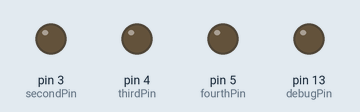
The sketch below on a simulated Arduino Uno, built with avr-gcc and run on an emulated ATmega328P. On the bench: output pins drawn as LEDs (lit = HIGH). Random numbers use the default seed unless the sketch sets one; pins used as bus, display or sensor lines are not drawn.

Above: at 0.3 s.
At 9.9 s:
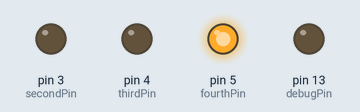
At 15.81 s:
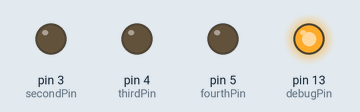
At 25.8 s:
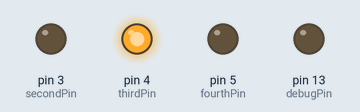
At 37.7 s:
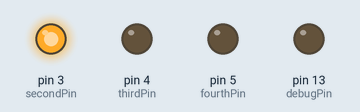
Timing chart, 0 to 40.0 s (numbered marks = the images above):
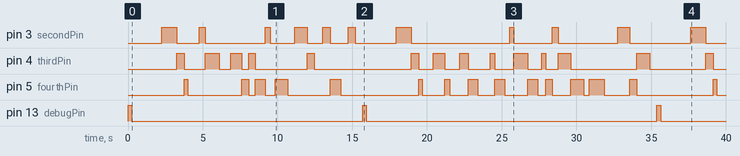

The sketch:

project1.ino
```cpp
/*========================================================
   Irene Alvarado
   Gadgets and Sensors

   Project 1:
   Build a simple device with your Arduino which flashes four LEDs. Turn the first LED on for
   2 seconds, then the second for 1 second, the third for a ½ second, and then the fourth for
   a ¼ second. Then flash the four in some pattern of your choosing. Wait ½ second, and
   then repeat.
   ========================================================*/

/*------- Hardware configuration -------*/
const int  firstPin = 2;           // pin for first light, 2000 s
const int  secondPin = 3;         // pin for second light 1000 s
const int  thirdPin = 4;          // pin for third light 500 s
const int  fourthPin = 5;          // pin for third light 250 s
const byte debugPin = 13;        // pin that we put debug output on (set to 255 to disable)
// (most Arduino's have a built in LED on pin 13...)

/*-------------------------------------------*/
/* Initializization code (run once via call from Arduino framework) */
void setup() {
  Serial.begin(9600);
  // establish direction of pins we are using to drive LEDs
  pinMode(firstPin, OUTPUT);
  pinMode(secondPin, OUTPUT);
  pinMode(thirdPin, OUTPUT);
  pinMode(fourthPin, OUTPUT);
  pinMode(debugPin, OUTPUT);
}

/* Main routine (called repeated by from the Arduino framework) */
void loop() {
  // For this version we just flash the LEDs one after the other...

  // Turn LED on by setting corresponding pin voltage high
  digitalWrite(debugPin, HIGH);
  // Delay here (leaving the LED on) for 250msec (1/4 sec)
  delay(250);
  // Turn it off
  digitalWrite(debugPin, LOW);

  // Do that again for the red, green and blue ones in sequence
  digitalWrite(firstPin, HIGH); delay(2000); digitalWrite(firstPin, LOW);
  digitalWrite(secondPin, HIGH); delay(1000); digitalWrite(secondPin, LOW);
  digitalWrite(thirdPin, HIGH); delay(500); digitalWrite(thirdPin, LOW);
  digitalWrite(fourthPin, HIGH); delay(250); digitalWrite(fourthPin, LOW);


  for (int i = 0; i < 10; i++) {
    if (random(2)) {
      digitalWrite(firstPin, HIGH); delay(random(250, 1000)); digitalWrite(firstPin, LOW);
    }
    if (random(2)) {
      digitalWrite(secondPin, HIGH); delay(random(250, 1000)); digitalWrite(secondPin, LOW);
    }
    if (random(2)) {
      digitalWrite(thirdPin, HIGH); delay(random(250, 1000)); digitalWrite(thirdPin, LOW);
    }
    if (random(2)) {
      digitalWrite(fourthPin, HIGH); delay(random(250, 1000)); digitalWrite(fourthPin, LOW);
    }
  }

  // All LEDs are now off, stay dark for 1/2 sec
  delay(500);
}  // end loop()
```

Measured:
- by itself, pin 3 (secondPin): LOW → HIGH at 2.3 s, → LOW 1.0 s later, → HIGH 1.5 s later, → LOW 0.41 s later, … (22 changes in this stretch)
- by itself, pin 4 (thirdPin): LOW → HIGH at 3.3 s, → LOW 0.50 s later, → HIGH 1.4 s later, → LOW 0.96 s later, … (28 changes in this stretch)
- by itself, pin 5 (fourthPin): LOW → HIGH at 3.8 s, → LOW 0.25 s later, → HIGH 3.6 s later, → LOW 0.48 s later, … (30 changes in this stretch)
- by itself, pin 13 (debugPin): goes HIGH 0.25 s, LOW 15.4 s, HIGH 0.25 s, LOW 19.4 s, HIGH 0.25 s, then LOW
